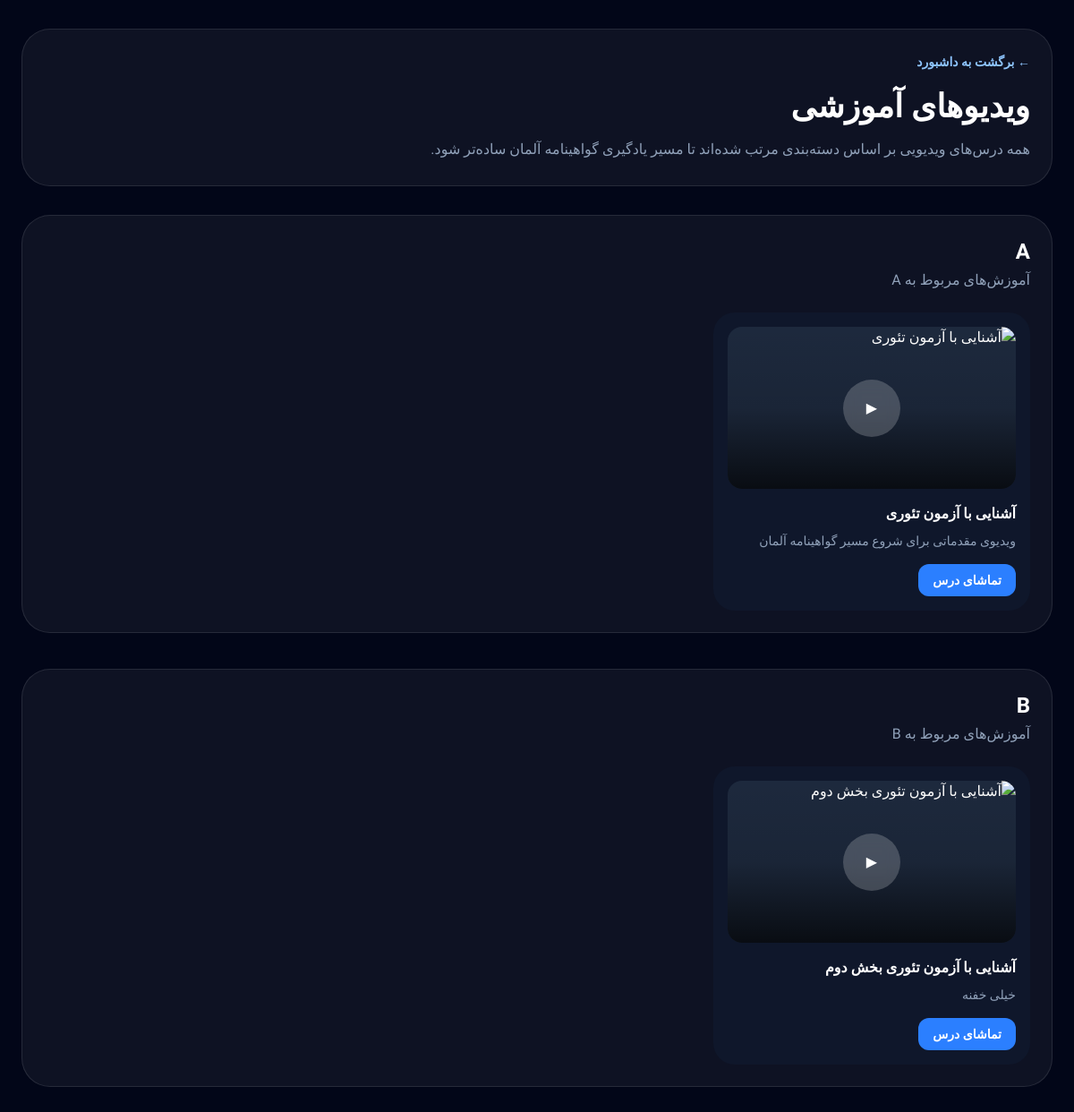
Screenshot of /videos/ with the database file from the repository.
### videos/models.py (models this page shows, shortened)
class Category(models.Model):
    name = models.CharField(max_length=100)
    slug = models.SlugField(unique=True)
    class Meta:
        verbose_name = "Category"
        verbose_name_plural = "Categories"
        ordering = ["name"]

class Video(models.Model):
    category = models.ForeignKey(
        Category,
        on_delete=models.CASCADE,
        related_name="videos",
        null=True,
        blank=True,
    )
    title = models.CharField(max_length=200)
    description = models.TextField(blank=True)
    youtube_url = models.URLField()
    order = models.PositiveIntegerField(default=0)
    is_published = models.BooleanField(default=True)
    created_at = models.DateTimeField(auto_now_add=True)
    class Meta:
        ordering = ["order", "-created_at"]
    def youtube_video_id(self):
        parsed_url = urlparse(self.youtube_url)
        if parsed_url.hostname in ["www.youtube.com", "youtube.com"]:
            return parse_qs(parsed_url.query).get("v", [""])[0]
        if parsed_url.hostname == "youtu.be":
            return parsed_url.path.lstrip("/")
        return ""
    def youtube_thumbnail(self):
        video_id = self.youtube_video_id()
        if video_id:
            return f"https://img.youtube.com/vi/{video_id}/hqdefault.jpg"
        return ""

### videos/views.py (the view)
# urls.py: path("", views.video_list, name="video_list"),
def video_list(request):
    categories = Category.objects.prefetch_related("videos").all()
    return render(
        request,
        "videos/video_list.html",
        {
            "categories": categories,
        },
    )

### videos/templates/videos/video_list.html (shortened to what this page needs)
{% extends "base/base.html" %}
{% block content %}
<main class="min-h-screen bg-slate-950 px-6 py-8 text-white">
    <div class="mx-auto max-w-7xl">
        <header class="mb-8 rounded-[2rem] border border-white/10 bg-white/5 p-6">
            <a
                href="/dashboard/"
                class="mb-5 inline-block text-sm font-bold text-blue-300 hover:text-blue-200"
            >
                ← برگشت به داشبورد
            </a>
            <h1 class="text-4xl font-black">
                ویدیوهای آموزشی
            </h1>
            <p class="mt-3 max-w-2xl leading-8 text-slate-400">
                همه درس‌های ویدیویی بر اساس دسته‌بندی مرتب شده‌اند تا مسیر یادگیری گواهینامه آلمان ساده‌تر شود.
            </p>
        </header>
        <section class="space-y-10">
            {% for category in categories %}
                <div class="rounded-[2rem] border border-white/10 bg-white/5 p-6">
                    <h2 class="text-2xl font-black">
                        {{ category.name }}
                    </h2>
                    <p class="mt-1 text-slate-400">
                        آموزش‌های مربوط به {{ category.name }}
                    </p>
                    <div class="mt-6 grid gap-5 md:grid-cols-2 lg:grid-cols-3">
                        {% for video in category.videos.all %}
                            {% if video.is_published %}
                                <article class="rounded-3xl bg-slate-900 p-4">
                                    <a
                                        href="/videos/{{ video.id }}/"
                                        class="group relative block aspect-video overflow-hidden rounded-2xl bg-slate-800"
                                    >
                                        <div class="absolute inset-0 flex items-center justify-center">
                                            <div class="flex h-16 w-16 items-center justify-center rounded-full bg-white/20 backdrop-blur transition duration-300 group-hover:scale-110 group-hover:bg-blue-500">
                                                ▶
                                            </div>
                                        </div>
                                    </a>
                                    <h3 class="mt-4 font-bold">
                                        {{ video.title }}
                                    </h3>
                                    <p class="mt-2 text-sm text-slate-400">
                                        {{ video.description }}
                                    </p>
                                    <a
                                        href="/videos/{{ video.id }}/"
                                        class="mt-4 inline-block rounded-xl bg-blue-500 px-4 py-2 text-sm font-bold hover:bg-blue-600"
                                    >
                                        تماشای درس
                                    </a>
                                </article>
                            {% endif %}
                        {% empty %}
                            <p class="text-slate-500">
                                هنوز ویدیویی داخل این دسته‌بندی نیست.
                            </p>
                        {% endfor %}
                    </div>
                </div>
            {% endfor %}
        </section>
    </div>
</main>
{% endblock %}

### rows the page displays
Category: name "A"
Video: title "آشنایی با آزمون تئوری", description "ویدیوی مقدماتی برای شروع مسیر گواهینامه آلمان"
Category: name "B"
Video: title "آشنایی با آزمون تئوری بخش دوم", description "خیلی خفنه"
